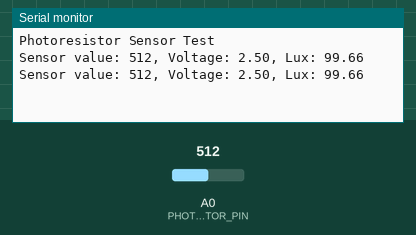
Simulated run of this program. Board: Arduino Uno, built with avr-gcc and run on an emulated ATmega328P. Parts: the last lines printed to the serial monitor. Inputs (shaded band) come from the test bench; at power-on: A0 (PHOTORESISTOR_PIN) = 512.

Above: at 1.8 s.
1.9 s: A0 (PHOTORESISTOR_PIN) set to 0
At 2.6 s:
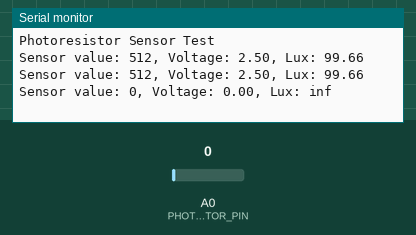
4.5 s: A0 (PHOTORESISTOR_PIN) set to 122
At 5.8 s:
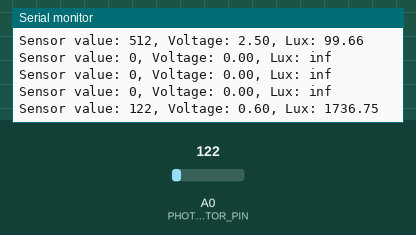

Measured:
- after the input at 1.9 s, the serial monitor: prints a new line after 0.10 s (image 1)
- after the input at 4.5 s, the serial monitor: prints a new line after 0.51 s (image 2)

The program:

main.cpp
```cpp
#include <Arduino.h>

const int PHOTORESISTOR_PIN = A0;

// These constants should match the photoresistor's "gamma" and "rl10" attributes
const float GAMMA = 0.7;
const float RL10 = 50;

void setup()
{
  Serial.begin(115200);
  Serial.println("Photoresistor Sensor Test");
}

void loop()
{
  // Read the analog value from the photoresistor
  int lightValue = analogRead(PHOTORESISTOR_PIN);

  // Convert to voltage (ESP32 ADC reference is 3.3V, 12-bit resolution)
  float voltage = (lightValue * 5) / 1024.0;

  // Convert the analog value into lux value:
  float resistance = 2000 * voltage / (1 - voltage / 5);
  float lux = pow(RL10 * 1e3 * pow(10, GAMMA) / resistance, (1 / GAMMA));

  // Print the values
  Serial.print("Sensor value: ");
  Serial.print(lightValue);
  Serial.print(", Voltage: ");
  Serial.print(voltage);
  Serial.print(", Lux: ");
  Serial.println(lux);

  // Wait before next reading
  delay(1000);
}
```
